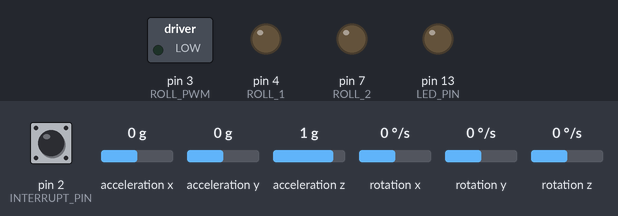
Recording of a sketch running on a simulated Arduino Uno, built with avr-gcc and run on an emulated ATmega328P. Parts: switched loads named in the sketch (green lamp = pin HIGH), output pins drawn as LEDs (lit = HIGH). Dashed ring = blinking. Inputs (shaded band) come from the test bench; at power-on: pin 2 (INTERRUPT_PIN) LOW, acceleration x 0 g, acceleration y 0 g, acceleration z 1 g, rotation x 0 °/s, rotation y 0 °/s, rotation z 0 °/s. The sensor or clock chip raises its interrupt line as the real part does; what the sketch prints to the serial monitor is not drawn.

Above: at 0.1 s.
At 0.75 s:
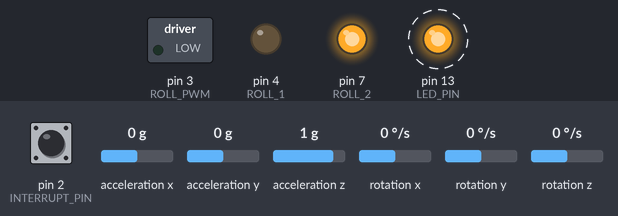
Timing chart, 0 to 3.6 s (numbered marks = the images above):
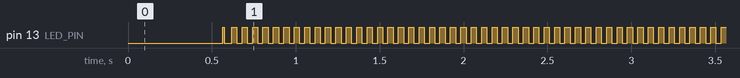

Measured:
- by itself, pin 13 (LED_PIN): alternates HIGH for 0.03 s and LOW for 0.03 s

The sketch:

3axis_gimbal.ino
```cpp
//2022-1 Semester Yonsei-RoboIN 3 Axis Gymbal Project.
//@author: ga06033@yonsei.ac.kr
//@date: 2022-06-23
// test dohyeon

#include "mpu6050_wrapper.h"
#include "dcmotor_control.h"

#define LOOP_SIZE 10

float ypr[3];           // [yaw, pitch, roll]   yaw/pitch/roll container and gravity vector

extern double setPoint[3];
extern double cumError[3];
extern double rateError[3];
extern volatile bool mpuInterrupt;
extern uint8_t devStatus;
int loopcount = 0;
extern MPU6050 mpu;
double pwm_delay_coordi_buffer[30][3] = {0, };


void setup() {
    // baud rate = 115200
    init_mpu();
    roll_motor_attach();
    get_ypr(ypr);
    for(int i=0; i < 3; i++){
        cumError[i] = 0;
        rateError[i] = 0;
        setPoint[i] = 0;
    }
    run_roll_motor(0);
    Serial.println("Setup Ready!");
}

// ================================================================
// ===                    MAIN PROGRAM LOOP                     ===
// ================================================================

void loop() {
    // get_min_delay(MOTOR_CLASS::ROLL, pwm_delay_coordi_buffer);
    // for(int i=0; i < 17; i++){
    //     Serial.print(pwm_delay_coordi_buffer[i][0]); Serial.print(", "); Serial.print(pwm_delay_coordi_buffer[i][1]);
    //     Serial.print("| DT_ANGLE "); Serial.println(pwm_delay_coordi_buffer[i][2]);
    // }
    // while(1);
    get_ypr(ypr);
    if(loopcount++ > LOOP_SIZE){
        loopcount=0;
        for(int i=0; i < 3; i++){
            cumError[i]=0;
        }
    }

    Serial.print("yaw | "); Serial.println(ypr[0]);
    Serial.print("pitch | "); Serial.println(ypr[1]);
    Serial.print("roll | "); Serial.println(ypr[2]);
    // pitch control
    int pwm = computePID(ypr[2], setPoint[2]);
    Serial.print("pwm | "); Serial.println(pwm); Serial.println("");
    // run_roll_motor(pwm);
    delay(20);
    mpu.resetFIFO();
    // Serial.print(devStatus); Serial.println("\n");
}
// original
```

dcmotor_control.cpp
```cpp
//2022-1 Semester Yonsei-RoboIN 3 Axis Gymbal Project.
//@author: ga06033@yonsei.ac.kr
//         mango3354@naver.com
//@date: 2022-06-23

#include "dcmotor_control.h"
#include "mpu6050_wrapper.h"
// #include <Arduino.h>

double setPoint[3]={0,0,0};
extern MPU6050 mpu;
unsigned long currentTime[3]={0,0,0}, previousTime[3]={0,0,0};
double elapsedTime;

double error[3]={0,0,0};
double lastError[3]={0,0,0};
double input[3]={0,0,0}, output;
double cumError[3]={0,0,0}, rateError[3]={0,0,0};
double degree=30;
int motor_spd[3]={0,0,0};

void roll_motor_attach(){
    pinMode(ROLL_1, OUTPUT);
    pinMode(ROLL_2, OUTPUT);
    pinMode(ROLL_PWM, OUTPUT);
}
// void run_roll_motor(int pwm){
//     if (pwm >= 0){
//         digitalWrite(ROLL_1, HIGH);
//         digitalWrite(ROLL_2, LOW);
//         analogWrite(ROLL_PWM, pwm);
//     }
//     else if (pwm < 0){
//         digitalWrite(ROLL_1, LOW);
//         digitalWrite(ROLL_2, HIGH);
//         analogWrite(ROLL_PWM, -pwm);
//     }
//     return;
// }

void DELAY(uint16_t milsec){
    uint16_t st_time = millis();
    while(abs(millis()-st_time) < milsec) ;
    return;
}

void run_roll_motor(int pwm){
    // pwm: -255 ~ 255
    // if pwm < 0, run ROLL motor cw
    // if pwm > 0, run ROLL motor ccw
    if (pwm > 0){
        digitalWrite(ROLL_1, LOW);
        digitalWrite(ROLL_2, HIGH);
        analogWrite(ROLL_PWM, pwm);
        // uint16_t run_motor_delay = RUN_MOTOR_DELAY/pwm;
        // Serial.print("DELAY: "); Serial.println(run_motor_delay);
        // uint16_t st_time = millis();

        // DELAY(run_motor_delay);
        // analogWrite(ROLL_PWM, 0);
    }
    else if (pwm < 0){
        digitalWrite(ROLL_1, HIGH);
        digitalWrite(ROLL_2, LOW);
        analogWrite(ROLL_PWM, -pwm);
        // uint16_t run_motor_delay = RUN_MOTOR_DELAY/(-pwm);
        // Serial.print("DELAY: "); Serial.println(run_motor_delay);
        // DELAY(run_motor_delay);
        // analogWrite(ROLL_PWM, 0);
    }
    else if (pwm == 0){
        digitalWrite(ROLL_1, LOW);
        digitalWrite(ROLL_2, HIGH);
        analogWrite(ROLL_PWM, pwm);
    }
    return ;
}

void run_roll_motor_delay(int pwm){
    // pwm: -255 ~ 255
    // if pwm < 0, run ROLL motor cw
    // if pwm > 0, run ROLL motor ccw
    if (pwm > 0){
        uint16_t delay_milsec = pwm;
        digitalWrite(ROLL_1, LOW);
        digitalWrite(ROLL_2, HIGH);
        analogWrite(ROLL_PWM, RUN_MOTOR_DELAY_PWM);
        delay(delay_milsec);
        analogWrite(ROLL_PWM, 0);
    }
    else if (pwm < 0){
        uint16_t delay_milsec = -pwm;
        digitalWrite(ROLL_1, HIGH);
        digitalWrite(ROLL_2, LOW);
        analogWrite(ROLL_PWM, RUN_MOTOR_DELAY_PWM);
        delay(delay_milsec);
        analogWrite(ROLL_PWM, 0);
    }
    return ;
}


// void run_roll_motor_dt(int pwm){
//     // pwm: -255 ~ 255
//     // if pwm < 0, run ROLL motor cw
//     // if pwm > 0, run ROLL motor ccw
//     if (pwm > 0){
//         digitalWrite(ROLL_1, HIGH);
//         digitalWrite(ROLL_2, LOW);
//         analogWrite(ROLL_PWM, pwm);
//         delay(RUN_MOTOR_DT_DELAY);
//         analogWrite(ROLL_PWM, 0);
//     }
//     else if (pwm < 0){
//         digitalWrite(ROLL_1, LOW);
//         digitalWrite(ROLL_2, HIGH);
//         analogWrite(ROLL_PWM, -pwm);
//         delay(RUN_MOTOR_DT_DELAY);
//         analogWrite(ROLL_PWM, 0);
//     }
//     return ;
// }

void get_min_delay(MOTOR_CLASS motor_type, double (*pwm_delay)[3]){
    /*
    Params]
        MOTOR_CLASS motor_type: motor type (YAW=0, PITCH=1, ROLL=2)
        double* pwm_delay: pwm_delay -> 이차배열 포인터. (pwm, delay) 순서쌍을 저장함.
    */
    float ypr[3] = {0,};
    int index = 0;
    for(int pwm=30; pwm <= 200; pwm+=10){
        for(int _delay=20; _delay <= 100; _delay+=10){
            get_ypr(ypr);
            mpu.resetFIFO();
            mpu.getIntStatus();
            double init_sensor_value = ypr[motor_type];

            run_roll_motor(pwm);
            delay(_delay);
            run_roll_motor(0);
            delay(500);
            mpu.resetFIFO();
            mpu.getIntStatus();

            get_ypr(ypr);
            mpu.resetFIFO();
            mpu.getIntStatus();

            double new_sensor_value = ypr[motor_type];
            run_roll_motor(-pwm);
            delay(_delay);
            run_roll_motor(0);
            /*
            if(abs(init_sensor_value-new_sensor_value) >= 5){
                pwm_delay[index][0] = pwm;
                pwm_delay[index][1] = _delay;
                pwm_delay[index][2] = abs(init_sensor_value-new_sensor_value);
                Serial.print("pwm: "); Serial.print(pwm); Serial.print(", ");Serial.print("delay: ");Serial.print(_delay);
                Serial.print("| DT_ANGLE:"); Serial.println(abs(init_sensor_value-new_sensor_value));
                break;
            }*/
            Serial.print("pwm: "); Serial.print(pwm); Serial.print(", ");Serial.print("delay: ");Serial.print(_delay);
            Serial.print("| DT_ANGLE:"); Serial.println(abs(init_sensor_value-new_sensor_value));
            delay(500);
            Serial.println("------------------------------------------------");
            mpu.resetFIFO();
            mpu.getIntStatus();
        }
        index++;
    }
}

void run_roll_motor_complex(int pwm){
    if (pwm > 0) {
        if (pwm < PWM_THR){
            run_roll_motor_delay(pwm);
        }
        else{
            run_roll_motor_dt(pwm);
        }
    }
    else if (pwm < 0) {
        if(pwm > -PWM_THR){
            run_roll_motor_delay(pwm);
        }
        else{
            run_roll_motor_dt(pwm);
        }
    }
    return;
}
// qnpr
int computePID(volatile double inp, int i)
{
        inp = inp > 30? 30 : inp;
        currentTime[i] = millis();                //get current time
        elapsedTime = (double)(currentTime[i] - previousTime[i]);        //compute time elapsed from previous computation

        error[i] = setPoint[i]-inp;                         // determine error
        cumError[i] += error[i] * elapsedTime;                // compute integral
        rateError[i] = (error[i] - lastError[i])/elapsedTime;   // compute derivative

        double out = kp*error[i] + ki*cumError[i] + kd * rateError[i];                //PID output
        // Serial.print("out | "); Serial.println(out); Serial.println("");
        motor_spd[i]=(int)SDYfunc(out);

        lastError[i] = error[i];                                //remember current error
        previousTime[i] = currentTime[i];                        //remember current time

        return motor_spd[i];                                        //have function return the PID output
}
//출처: https://throwexception.tistory.com/851 [집밖은 위험해:티스토리]

double SDYfunc(double out){
    double thr = P_THR*kp + D_THR*kd + I_THR*ki;
    double Min = MIN_PWM-(MAX_PWM-MIN_PWM)/thr*5*kp;
    double spd=0;

    if (out < thr && out >= 0){
        // spd = MAX_PWM / thr * out;
        spd =  (MAX_PWM-Min)/thr*out+Min;
    }
    else if (out >= -thr && out < 0){
        // spd = MAX_PWM / thr * out;
        spd = (MAX_PWM-Min)/thr*out-Min;
    }

    else if (out < -thr){
        spd = -MAX_PWM;
    }
    else{
        spd = MAX_PWM;
    }
    return spd;
}
```

dcmotor_control.h
```cpp
//2022-1 Semester Yonsei-RoboIN 3 Axis Gymbal Project.
//@author: ga06033@yonsei.ac.kr
//         mango3354@naver.com
//@date: 2022-06-23

#ifndef __DC_MOTOR_CONTROL__
#define __DC_MOTOR_CONTROL__

#define PITCH_1 8
#define PITCH_2 9
#define PITCH_PWM 5

#define ROLL_1 4
#define ROLL_2 7
#define ROLL_PWM 3

#define YAW_1 10
#define YAW_2 11
#define YAW_PWM 6

#define P_THR 180
#define I_THR 300
#define D_THR 3

#define PWM_THR 45
#define RUN_MOTOR_DELAY 2000
#define RUN_MOTOR_DELAY_PWM 55

// pid constant
#define kp 5
#define ki 0
#define kd 0

#define MAX_PWM 200
#define MIN_PWM 60
#include <Arduino.h>

enum MOTOR_CLASS {YAW=0, PITCH, ROLL};
void roll_motor_attach();
void run_roll_motor_dt(int pwm);
void run_roll_motor_delay(int pwm);
// void run_roll_motor_complex(int pwm);

void DELAY(uint16_t milsec);
void run_roll_motor(int pwm);
int computePID(volatile double inp, int i);
double SDYfunc(double out);
void get_min_delay(MOTOR_CLASS motor_type, double (*pwm_delay)[3]);

#endif
// or
```

mpu6050_wrapper.cpp
```cpp
// #line 1 "/Users/yewon/Library/CloudStorage/OneDrive-연세대학교(YonseiUniversity)/예원/YONSEI/동아리/RoboIn/22-1 학기 중 프로젝트/3xGimbal/3axis_gymbol/mpu6050_wrapper.cpp"
//2022-1 Semester Yonsei-RoboIN 3 Axis Gymbal Project.
//@author: ga06033@yonsei.ac.kr
//@date: 2022-06-23

#include "mpu6050_wrapper.h"

bool blinkState = false;
volatile bool mpuInterrupt = false;     // indicates whether MPU interrupt pin has gone high
// MPU control/status vars
bool dmpReady = false;  // set true if DMP init was successful
uint8_t mpuIntStatus;   // holds actual interrupt status byte from MPU
uint8_t devStatus;      // return status after each device operation (0 = success, !0 = error)
uint16_t packetSize;    // expected DMP packet size (default is 42 bytes)
uint16_t fifoCount;     // count of all bytes currently in FIFO
uint8_t fifoBuffer[140]; // FIFO storage buffer (원래 64)

// orientation/motion vars
Quaternion q;           // [w, x, y, z]         quaternion container
VectorInt16 aa;         // [x, y, z]            accel sensor measurements
VectorInt16 aaReal;     // [x, y, z]            gravity-free accel sensor measurements
VectorInt16 aaWorld;    // [x, y, z]            world-frame accel sensor measurements
VectorFloat gravity;    // [x, y, z]            gravity vector
float euler[3];         // [psi, theta, phi]    Euler angle container

MPU6050 mpu;

void init_mpu(){
    #if I2CDEV_IMPLEMENTATION == I2CDEV_ARDUINO_WIRE
        Wire.begin();
        Wire.setClock(200000); // 400kHz I2C clock. Comment this line if having compilation difficulties
        //  Following line will prevent mpu6050 stopping
        // Wire.setWireTimeout(2500 /* us */, true /* reset_on_timeout */);
    #elif I2CDEV_IMPLEMENTATION == I2CDEV_BUILTIN_FASTWIRE
        Fastwire::setup(400, true);
    #endif

    Serial.begin(baud_rate);
    while (!Serial); // wait for Leonardo enumeration, others continue immediately
    // initialize device
    // Serial.println(F("Initializing I2C devices..."));
    mpu.initialize();
    pinMode(INTERRUPT_PIN, INPUT);

    // verify connection
    Serial.println(F("Testing device connections..."));
    Serial.println(mpu.testConnection() ? F("MPU6050 connection successful") : F("MPU6050 connection failed"));
    // load and configure the DMP
    Serial.println(F("Initializing DMP..."));
    devStatus = mpu.dmpInitialize();

    // supply your own gyro offsets here, scaled for min sensitivity
    mpu.setXAccelOffset(X_ACC_OFFSET);
    mpu.setYAccelOffset(Y_ACC_OFFSET);
    mpu.setZAccelOffset(Z_ACC_OFFSET);

    mpu.setXGyroOffset(X_GYRO_OFFSET);
    mpu.setYGyroOffset(Y_GYRO_OFFSET);
    mpu.setZGyroOffset(Z_GYRO_OFFSET);


    // make sure it worked (returns 0 if so)
    if (devStatus == 0) {
        // turn on the DMP, now that it's ready
        Serial.println(F("Enabling DMP..."));
        mpu.setDMPEnabled(true);

        // // // enable Arduino interrupt detection
        Serial.print(F("Enabling interrupt detection (Arduino external interrupt "));
        attachInterrupt(digitalPinToInterrupt(INTERRUPT_PIN), dmpDataReady, RISING);
        mpuIntStatus = mpu.getIntStatus();

        // // set our DMP Ready flag so the main loop() function knows it's okay to use it
        Serial.println(F("DMP ready! Waiting for first interrupt..."));
        dmpReady = true;
        Serial.println(F("First int ready!"));
        // get expected DMP packet size for later comparison
        packetSize = mpu.dmpGetFIFOPacketSize();
        Serial.print("Packet size: "); Serial.println(packetSize);
    } else {
        // ERROR!
        // 1 = initial memory load failed
        // 2 = DMP configuration updates failed
        // (if it's going to break, usually the code will be 1)
        Serial.print(F("DMP Initialization failed (code "));
        Serial.print(devStatus);
        Serial.println(F(")"));
    }

    // configure LED for output
    pinMode(LED_PIN, OUTPUT);
}

void dmpDataReady() {mpuInterrupt = true;}

void get_ypr(float* ypr){
    // if programming failed, don't try to do anything
    if (!dmpReady)  return;
    unsigned long st_time = micros();
    while (!mpuInterrupt && fifoCount < packetSize) {
        // other program behavior stuff here
        if (st_time-micros() > MPU_TIMEOUT){
            Serial.println("I died! =============================");
            init_mpu();
            break;
        }
    }
    mpuInterrupt = false;
    mpuIntStatus = mpu.getIntStatus();
    fifoCount = mpu.getFIFOCount();
    if ((mpuIntStatus & 0x10) || fifoCount == 1024) {
        // reset so we can continue cleanly
        mpu.resetFIFO();
        Serial.println(F("FIFO overflow!"));

    // otherwise, check for DMP data ready interrupt (this should happen frequently)
    } else if (mpuIntStatus & 0x02) {
        // wait for correct available data length, should be a VERY short wait
        while (fifoCount < packetSize) fifoCount = mpu.getFIFOCount();
        // read a packet from FIFO
        mpu.getFIFOBytes(fifoBuffer, packetSize);

        // track FIFO count here in case there is > 1 packet available
        // (this lets us immediately read more without waiting for an interrupt)
        fifoCount -= packetSize;
        // display Euler angles in degrees
        mpu.dmpGetQuaternion(&q, fifoBuffer);
        mpu.dmpGetGravity(&gravity, &q);
        mpu.dmpGetYawPitchRoll(ypr, &q, &gravity);
        //Serial.print("ypr\t");
        ypr[0] = ypr[0] * 180/M_PI;
        ypr[1] = ypr[1] * 180/M_PI;
        ypr[2] = ypr[2] * 180/M_PI;
        blinkState = !blinkState;
        digitalWrite(LED_PIN, blinkState);
    }

}
```

Source omitted: mpu6050_wrapper.h (3764 bytes)
